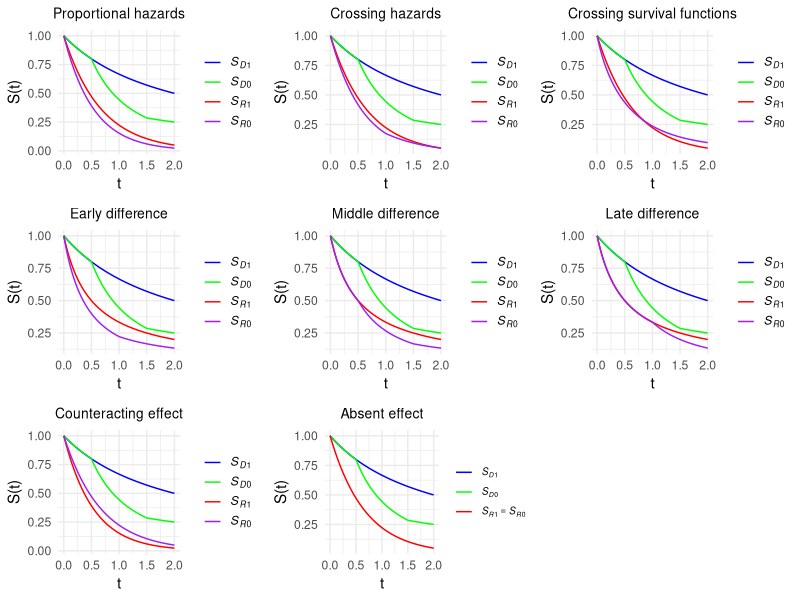

Generate this figure with R:
library(tidyr)
library(ggplot2)
library(gridExtra)

t_values <- seq(0, 2, by = 0.01)

custom_labels <- c("S_D1" = bquote(italic(S[D1])), 
                   "S_D2" = bquote(italic(S[D0])), 
                   "S_R1" = bquote(italic(S[R1])), 
                   "S_R2" = bquote(italic(S[R0])))
colors <- c("S_D1" = "blue", "S_D2" = "green", "S_R1" = "red", "S_R2" = "purple")

t0 = 1; lambda = 1/4

df_list <- list(
  data.frame(
    t = t_values,
    S_D1 = 1/(1+t_values/2),
    S_D2 = 1/(1+t_values/2)/(1+pmin(t_values, 1+t0/2)-pmin(t_values,1-t0/2)), 
    S_R1 = exp(-3/2*t_values),
    S_R2 = exp(-(1+lambda)*3/2 * t_values) #lambda=1/4
  ),
  data.frame(
    t = t_values,
    S_D1 = 1/(1+t_values/2),
    S_D2 = 1/(1+t_values/2)/(1+pmin(t_values, 1+t0/2)-pmin(t_values,1-t0/2)),
    S_R1 = exp(-3/2*t_values),
    S_R2 = exp(-(3/2+lambda)*t_values + 2*lambda*pmax(t_values-1, 0))
  ),
  data.frame(
    t = t_values,
    S_D1 = 1/(1+t_values/2),
    S_D2 = 1/(1+t_values/2)/(1+pmin(t_values, 1+t0/2)-pmin(t_values,1-t0/2)),
    S_R1 = exp(-3/2*t_values),
    S_R2 = (1/2)*(1/(1+3*t_values))+(1/2)*exp(-3/2*t_values)
  ),
  data.frame(
    t = t_values,
    S_D1 = 1/(1+t_values/2),
    S_D2 = 1/(1+t_values/2)/(1+pmin(t_values, 1+t0/2)-pmin(t_values,1-t0/2)), 
    S_R1 = 1/(1+2*t_values),
    S_R2 = 2/(1+2*t_values)/(2+pmin(t_values, t0))
  ),
  data.frame(
    t = t_values,
    S_D1 = 1/(1+t_values/2),
    S_D2 = 1/(1+t_values/2)/(1+pmin(t_values, 1+t0/2)-pmin(t_values,1-t0/2)), 
    S_R1 = 1/(1+2*t_values),
    S_R2 = 2/(1+2*t_values)/(2+pmin(t_values, 1+t0/2)-pmin(t_values,1-t0/2))
  ),
  data.frame(
    t = t_values,
    S_D1 = 1/(1+t_values/2),
    S_D2 = 1/(1+t_values/2)/(1+pmin(t_values, 1+t0/2)-pmin(t_values,1-t0/2)), 
    S_R1 = 1/(1+2*t_values),
    S_R2 = 2/(1+2*t_values)/(2+pmax(t_values+t0-2, 0))
  ),
  data.frame(
    t = t_values,
    S_D1 = 1/(1+t_values/2),
    S_D2 = 1/(1+t_values/2)/(1+pmin(t_values, 1+t0/2)-pmin(t_values,1-t0/2)), 
    S_R1 = exp(-(1+lambda)*3/2 * t_values), #lambda=1/4
    S_R2 = exp(-3/2*t_values)
  )
)

df_list_three <- list(
  data.frame(
    t = t_values,
    S_1 = 1/(1+t_values/2),
    S_2 = 1/(1+t_values/2)/(1+pmin(t_values, 1+t0/2)-pmin(t_values,1-t0/2)),
    S_3 = exp(-3/2*t_values)
  )
)

custom_labels_three <- list(
  c("S_1" = bquote(italic(S[D1])), 
    "S_2" = bquote(italic(S[D0])), 
    "S_3" = bquote(italic(S[R1]==S[R0]))),
  c("S_1" = bquote(italic(S[D1]==S[D0])), 
    "S_2" = bquote(italic(S[R1])), 
    "S_3" = bquote(italic(S[R0])))  
)

colors_three <- c("S_1" = "blue", "S_2" = "green", "S_3" = "red")
title<- c("Proportional hazards", "Crossing hazards", "Crossing survival functions", 
          "Early difference", "Middle difference", "Late difference",
          "Counteracting effect")

plot_list <- list()

pdf(file = "plots/simu_setting_supp.pdf", width = 8, height = 5.5)

for (i in 1:length(df_list)) {
  df_long <- pivot_longer(df_list[[i]], cols = -t, names_to = "Function", values_to = "Value")
  
  p <- ggplot(df_long, aes(x = t, y = Value, color = Function)) +
    geom_line(linewidth = 0.5) + 
    scale_color_manual(values = colors, labels = custom_labels) +
    labs(x = "t",
         y = "S(t)") + theme_minimal() +
    theme(legend.key.size = unit(0.5, "cm"),
          plot.title = element_text(size = 10,hjust=0.5))+
    guides(color = guide_legend(title = NULL)) + 
    ggtitle(title[i])
  
  plot_list[[i]] <- p
}

for (i in 1:1) {
  df_long <- pivot_longer(df_list_three[[i]], cols = -t, names_to = "Function", values_to = "Value")
  
  p <- ggplot(df_long, aes(x = t, y = Value, color = Function)) +
    geom_line(linewidth = 0.5) + 
    scale_color_manual(values = colors_three, labels = custom_labels_three[[i]]) +
    labs(x = "t",
         y = "S(t)") + theme_minimal() +
    theme(legend.key.size = unit(0.5, "cm"),
          legend.text = element_text(size = 7),
          legend.margin = margin(t = 0, r = 0, b = 0, l = 0),
          plot.title = element_text(size = 10,hjust=0.5))+
    guides(color = guide_legend(title = NULL)) + 
    ggtitle("Absent effect")
  
  plot_list[[length(df_list)+i]] <- p
}

grid.arrange(grobs = plot_list, ncol = 3)

dev.off()
